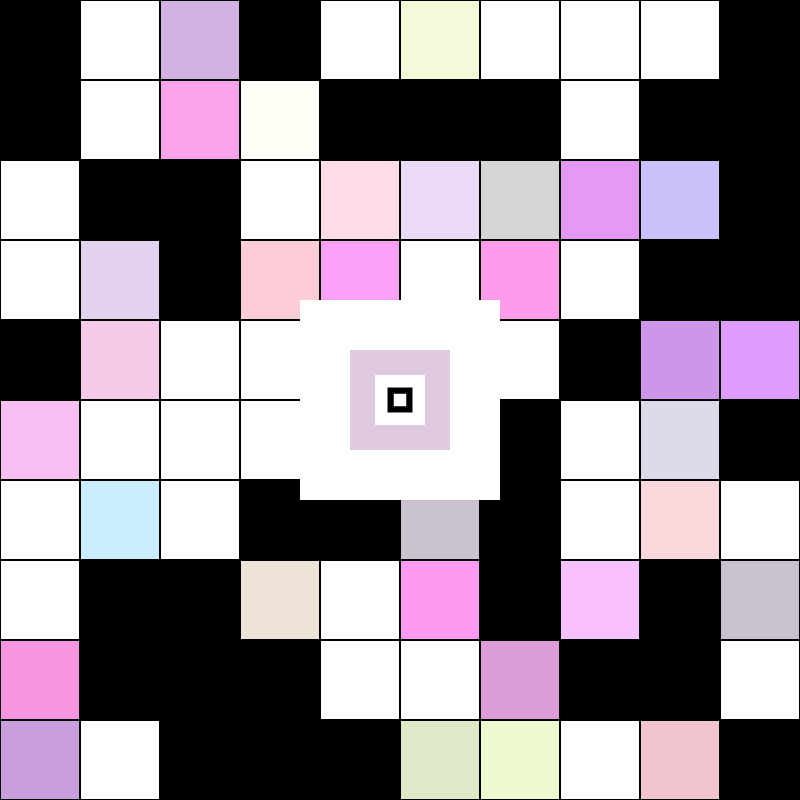
Frame 1 (no input)
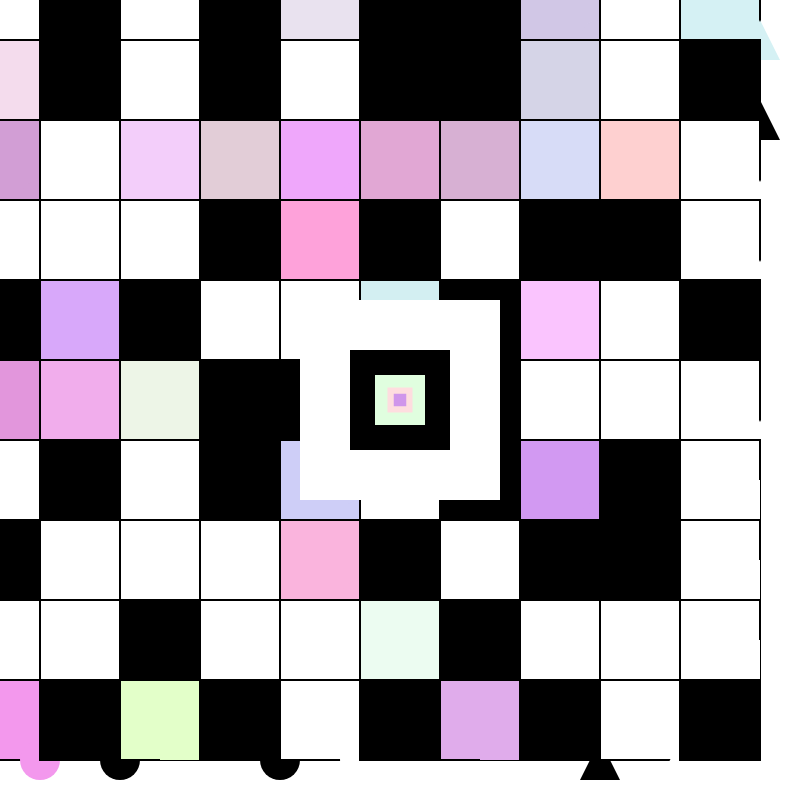
Frame 2 (the mouse pressed at the canvas centre, redrawn once)

The p5.js sketch that drew these frames (run headless with seeded random() and noise() and a simulated clock; the mouse was pressed at the canvas centre and the sketch redrawn once):

// p5.js sketch
// ── sketch.js
function setup() {
  createCanvas(800, 800);
  noLoop();
  noStroke();
}
function draw() {
  background(255); // set the background to white
  // number of rows and columns for subdivision
  const rows = 10;
  const cols = 10;
  const cellWidth = width / cols;
  const cellHeight = height / rows;
  for (let row = 0; row < rows; row++) {
    for (let col = 0; col < cols; col++) {
      let x = col * cellWidth;
      let y = row * cellHeight;
      let baseColor;
      // randomly assign pastel colors or black and white
      if (random() < 0.3) {
        baseColor = color(random(200, 255), random(150, 255), random(200, 255)); // pastel
      } else {
        baseColor = random([0, 255]); // black or white
      }
      // subdivide cells further into shapes
      push();
      translate(x, y);
      fill(baseColor);
      rect(0, 0, cellWidth, cellHeight);
      // black outline
      stroke(0);
      strokeWeight(2);
      noFill();
      rect(0, 0, cellWidth, cellHeight);
      // add smaller shapes inside each cell
      fill(baseColor);
      noStroke();
      let centerX = cellWidth / 2;
      let centerY = cellHeight / 2;
      let currentSize = min(cellWidth, cellHeight) / 2;
      // draw random shapes
      let shapeType = int(random(3));
      if (shapeType === 0) {
        ellipse(centerX, centerY, currentSize, currentSize);
      } else if (shapeType === 1) {
        rect(centerX - currentSize / 2, centerY - currentSize / 2, currentSize, currentSize);
      } else {
        triangle(
          centerX,
          centerY - currentSize / 2,
          centerX - currentSize / 2,
          centerY + currentSize / 2,
          centerX + currentSize / 2,
          centerY + currentSize / 2
        );
      }
      pop();
    }
  }
  // add recursive black, white, and pastel squares in the center of the canvas
  const centerX = width / 2;
  const centerY = height / 2;
  const initialSize = 200; // initial size of the largest square
  drawRecursiveSquares(centerX, centerY, initialSize, 5);
}
// recursive function to draw squares
function drawRecursiveSquares(x, y, currentSize, depth) {
  if (depth <= 0) return; // stop recursion if depth is 0
  // alternate between pastel and black/white
  let fillColor;
  if (random() < 0.3) {
    fillColor = color(random(200, 255), random(150, 255), random(200, 255)); // pastel
  } else {
    fillColor = depth % 2 === 0 ? 0 : 255; // black or white
  }
  fill(fillColor);
  rectMode(CENTER);
  rect(x, y, currentSize, currentSize);
  // call the function recursively to draw smaller squares
  const newSize = currentSize / 2;
  drawRecursiveSquares(x, y, newSize, depth - 1);
}
